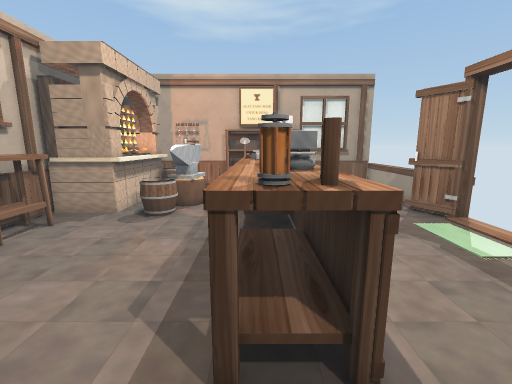
View 1 (above)

12 first-person views from a walk through a Unity game level. The camera is 1.2 m above the floor, tilts 10° down and sees 90° across. The floor is counted in squares, 0.5 m on a side. Each view is taken from the middle of a square. On the plan, view 1 faces up. The plan holds only what a view shows up to about 17 squares ahead; the rest is blank.

View 2
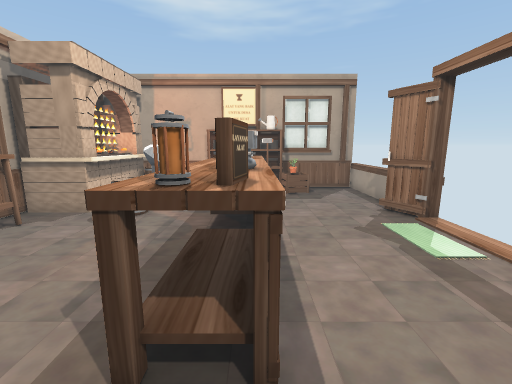

View 3
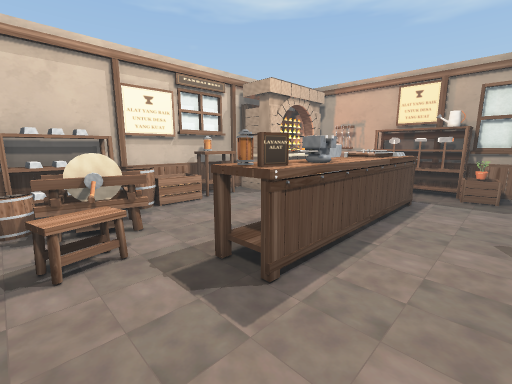

View 4
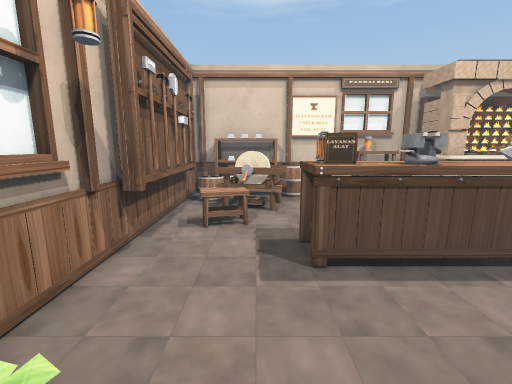

View 5
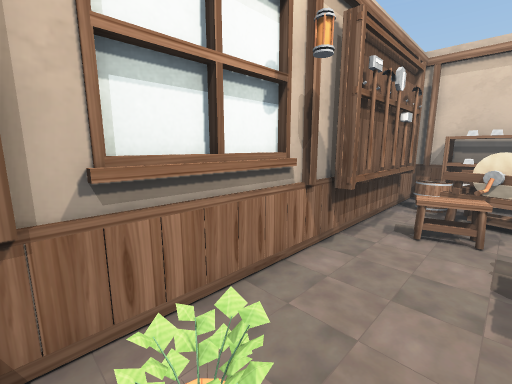

View 6
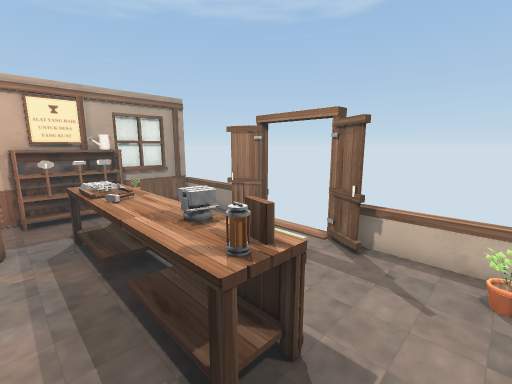

View 7
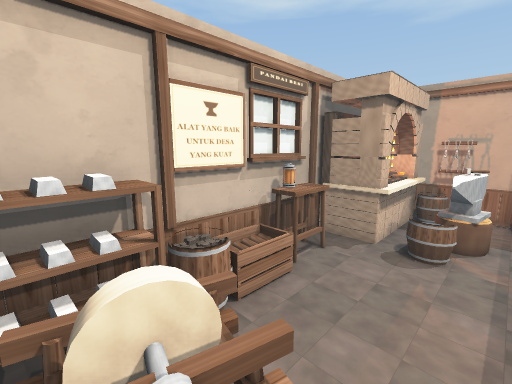

View 8
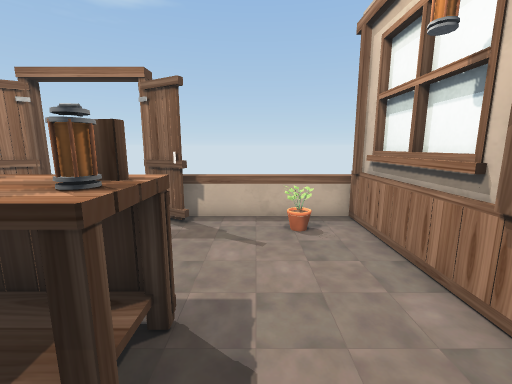

View 9
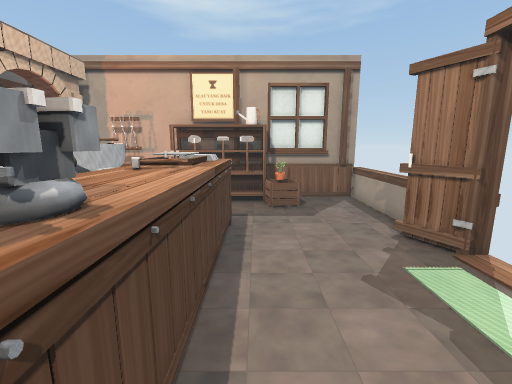

View 10
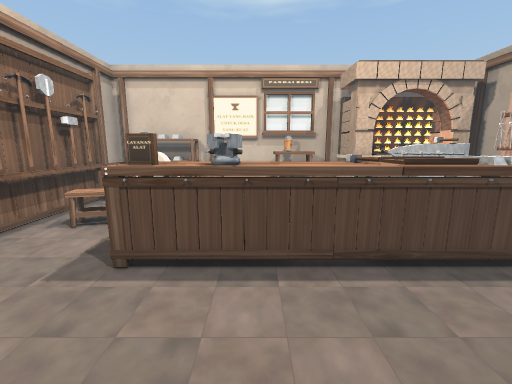

View 11
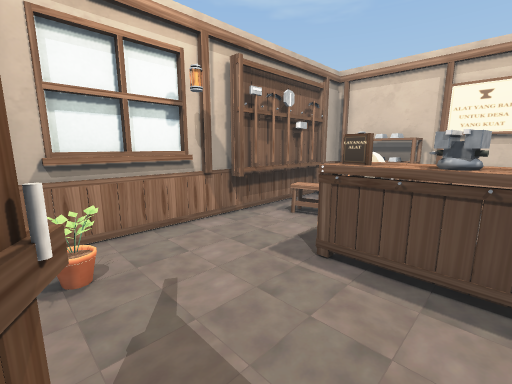

View 12
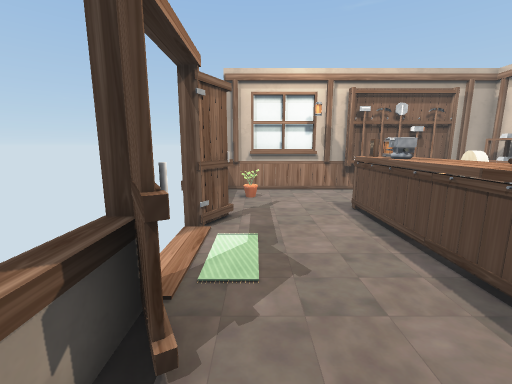

### Floor plan
Key: @ floor where view 1 was taken; # wall or solid block; x gap in a wall; . main floor; : floor 0.5 m higher than the main floor; / step, stairs or slope; = window, fence, low wall or low ledge; ^ raised ledge.
Columns run from 8 left of view 1 to 7 right of it. Each row starts with its distance up from view 1.
 15    ##### #######
 14   ##= #####=...=
 13   ##= .........=
 12   #^#x=........=
 11   #^=^=..^.....=
 10  ###=#..^^....#=
  9 ####==..^^....##
  8 #^......^^.....
  7 #^^.....^^.....
  6 #^......^^.....
  5 ##=.....^^.....
  4 #:=.....^^....##
  3 #==.....^^....#=
  2 #^====..^^.....=
  1 #^.##=/........=
  0 #^.===/.@....===
 -1 #^===##=.....=#=
 -2 ################

Positions as (right, up) in squares from view 1, and headings:
1: (0, 0), facing up
2: (1, 0), facing up
3: (4, -1), facing up-left
4: (6, 1), facing left
5: (6, 1), facing down-left
6: (-2, 0), facing up-right
7: (-2, 0), facing up-left
8: (-2, 1), facing right
9: (2, 3), facing up
10: (6, 5), facing left
11: (6, 5), facing down-left
12: (5, 12), facing down
